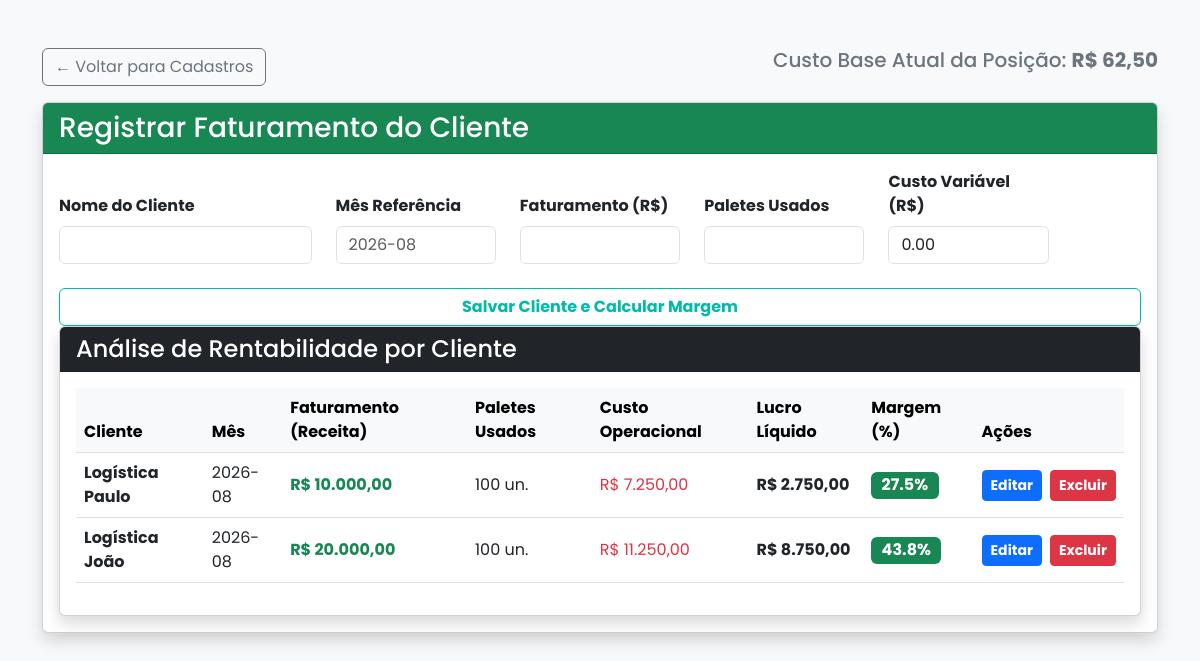
Screenshot of /rentabilidade/1 with the database file from the repository.
### app.py (models this page shows)
class OperacaoCliente(db.Model):
    id = db.Column(db.Integer, primary_key=True)
    cd_id = db.Column(db.Integer, db.ForeignKey('centro_distribuicao.id'), nullable=False)
    nome_cliente = db.Column(db.String(100), nullable=False)
    mes_referencia = db.Column(db.String(7), nullable=False) # Ex: "2026-08"
    faturamento = db.Column(db.Float, nullable=False) # Receita (Dinheiro que entra)
    paletes_ocupados = db.Column(db.Integer, nullable=False) # Espaço ocupado (Peso morto)
    custo_variavel = db.Column(db.Float, nullable=False, default=0.0)

### app.py (the view, shortened to what this page needs)
@app.route('/rentabilidade/<int:cd_id>', methods=['GET', 'POST'])
def rentabilidade_clientes(cd_id):
    cd_atual = CentroDistribuicao.query.get_or_404(cd_id)
    custos_cd = CustoCD.query.filter_by(cd_id=cd_id).all()
    total_fixo = sum(c.valor for c in custos_cd if c.tipo_custo == 'Fixo')
    divisor = cd_atual.capacidade_paletes if cd_atual.capacidade_paletes > 0 else cd_atual.metragem
    custo_posicao = total_fixo / divisor if divisor > 0 else 0
    operacoes_banco = OperacaoCliente.query.filter_by(cd_id=cd_id).all()
    lista_resultados = [] # Caixa vazia para guardarmos os resultados finais
    for op in operacoes_banco:
        custo_do_cliente = (op.paletes_ocupados * custo_posicao) + op.custo_variavel
        lucro_real = op.faturamento - custo_do_cliente
        margem_percentual = (lucro_real / op.faturamento) * 100 if op.faturamento > 0 else 0
        lista_resultados.append({
            'id': op.id, # <-- ADICIONE ESTA LINHA PARA O SISTEMA RECONHECER O CLIENTE
            'nome': op.nome_cliente,
            'mes': op.mes_referencia,
            'faturamento': op.faturamento,
            'paletes': op.paletes_ocupados,
            'custo': custo_do_cliente,
            'lucro': lucro_real,
            'margem': margem_percentual
        })
    return render_template('rentabilidade.html', cd=cd_atual, custo_posicao=custo_posicao, resultados=lista_resultados)

### app.py (called while the page is built)
@app.template_filter('moeda_br')
def formato_moeda_br(valor):
    valor_formatado = f"{valor:,.2f}"
    valor_formatado = valor_formatado.replace(',', 'X').replace('.', ',').replace('X', '.')
    return valor_formatado

### templates/rentabilidade.html (shortened to what this page needs)
<!DOCTYPE html>
<html lang="pt-br">
  <head>
    <link
      href="https://cdn.jsdelivr.net/npm/bootstrap@5.3.0/dist/css/bootstrap.min.css"
      rel="stylesheet"
    />
    <link
      rel="stylesheet"
      href="{{ url_for('static', filename='css/style.css') }}"
    />
  </head>
  <body class="bg-light">
    <div class="container mt-5">
      <div class="d-flex justify-content-between mb-3">
        <a href="/cadastro" class="btn btn-outline-secondary"
          >← Voltar para Cadastros</a
        >
        <h5 class="text-secondary">
          Custo Base Atual da Posição:
          <strong>R$ {{ custo_posicao | moeda_br }}</strong>
        </h5>
      </div>
      <div class="card shadow mb-4">
        <div class="card-header bg-success text-white">
          <h3 class="mb-0">Registrar Faturamento do Cliente</h3>
        </div>
        <div class="card-body">
<form method="POST">
  <div class="row align-items-end">
      <div class="col-md-3 mb-3">
          <label class="form-label fw-bold">Nome do Cliente</label>
          <input type="text" class="form-control" name="nome_cliente" required>
      </div>
      <div class="col-md-2 mb-3">
          <label class="form-label fw-bold">Mês Referência</label>
          <input type="text" class="form-control" name="mes_ref" placeholder="2026-08" required>
      </div>
      <div class="col-md-2 mb-3">
          <label class="form-label fw-bold">Faturamento (R$)</label>
          <input type="number" step="0.01" class="form-control" name="faturamento" required>
      </div>
      <div class="col-md-2 mb-3">
          <label class="form-label fw-bold">Paletes Usados</label>
          <input type="number" class="form-control" name="paletes_ocupados" required>
      </div>
      <div class="col-md-2 mb-3">
          <label class="form-label fw-bold">Custo Variável (R$)</label>
          <input type="number" step="0.01" class="form-control" name="custo_variavel" value="0.00" required>
      </div>
      <div class="col-12 mt-2">
          <button type="submit" class="btn btn-empresa w-100 fw-bold">Salvar Cliente e Calcular Margem</button>
      </div>
  </div>
</form>
      <div class="card shadow">
        <div class="card-header bg-dark text-white">
          <h4 class="mb-0">Análise de Rentabilidade por Cliente</h4>
        </div>
        <div class="card-body">
          <table class="table table-hover align-middle">
            <thead class="table-light">
              <tr>
                <th>Cliente</th>
                <th>Mês</th>
                <th>Faturamento (Receita)</th>
                <th>Paletes Usados</th>
                <th>Custo Operacional</th>
                <th>Lucro Líquido</th>
                <th>Margem (%)</th>
                <th>Ações</th>
              </tr>
            </thead>
            <tbody>
              {% for res in resultados %}
              <tr>
                <td><strong>{{ res.nome }}</strong></td>
                <td>{{ res.mes }}</td>
                <td class="text-success fw-bold">
                  R$ {{ res.faturamento | moeda_br }}
                </td>
                <td>{{ res.paletes }} un.</td>
                <td class="text-danger">R$ {{ res.custo | moeda_br }}</td>
                <td><strong>R$ {{ res.lucro | moeda_br }}</strong></td>
                <td>
                  {% if res.margem >= 20 %}
                  <span class="badge bg-success fs-6"
                    >{{ "%.1f"|format(res.margem) }}%</span
                  >
                  {% elif res.margem > 0 %}
                  <span class="badge bg-warning text-dark fs-6"
                    >{{ "%.1f"|format(res.margem) }}%</span
                  >
                  {% else %}
                  <span class="badge bg-danger fs-6"
                    >{{ "%.1f"|format(res.margem) }}%</span
                  >
                  {% endif %}
                </td>
                <td>
                  <div class="d-flex gap-2">
                    <a
                      href="{{ url_for('editar_cliente', cliente_id=res.id) }}"
                      class="btn btn-sm btn-primary fw-bold"
                      >Editar</a
                    >
                    <form
                      action="{{ url_for('excluir_cliente', cliente_id=res.id) }}"
                      method="POST"
                      onsubmit="return confirm('Tem certeza que deseja excluir este cliente?');"
                    >
                      <button
                        type="submit"
                        class="btn btn-sm btn-danger fw-bold"
                      >
                        Excluir
                      </button>
                    </form>
                  </div>
                </td>
              </tr>
              {% endfor %}
            </tbody>
          </table>
        </div>
      </div>
    </div>
  </body>
</html>

### static/css/style.css (style rules this page uses)
:root { --cor-primaria: #00bba9; --cor-secundaria: #306359; }
body { font-family: "Poppins", sans-serif !important; }
.btn-empresa { background-color: transparent !important; color: var(--cor-primaria) !important; border: 1px solid var(--cor-primaria) !important; transition: all 0.3s ease; }

### rows the page displays
OperacaoCliente: nome "Logística Paulo", mes "2026-08", faturamento|moeda_br "10.000,00", paletes "100", custo|moeda_br "7.250,00", lucro|moeda_br "2.750,00", margem "27.5"
OperacaoCliente: nome "Logística João", mes "2026-08", faturamento|moeda_br "20.000,00", paletes "100", custo|moeda_br "11.250,00", lucro|moeda_br "8.750,00", margem "43.8"

### other values shown
{{ custo_posicao | moeda_br }} "62,50"
